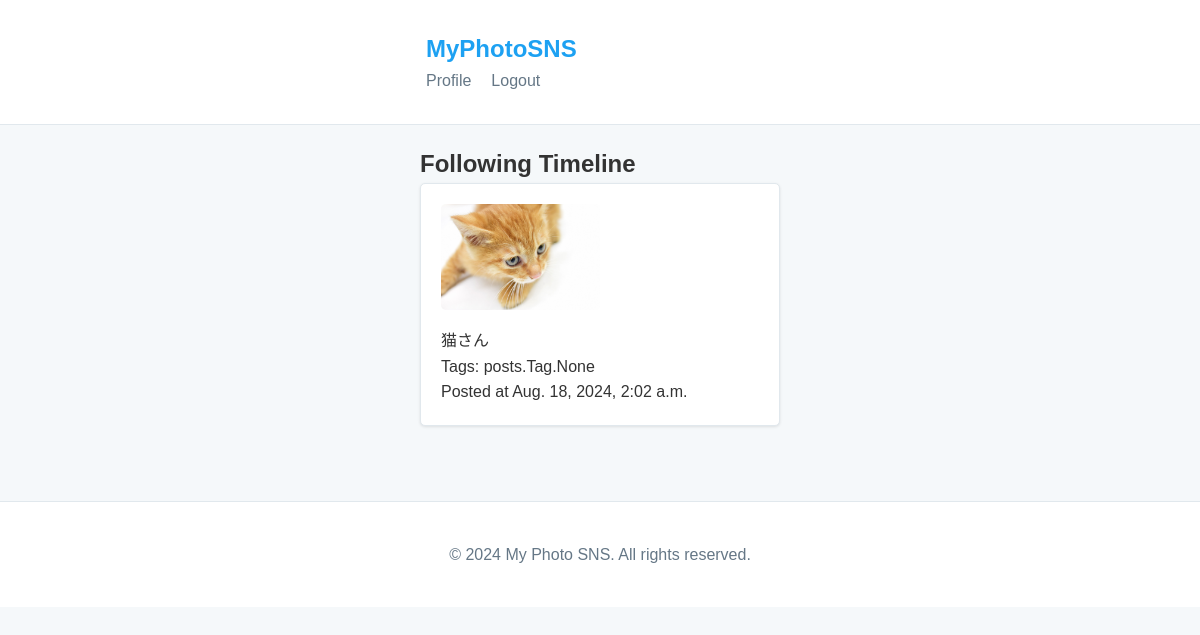
Page / (signed in) on the committed database.
### posts/models.py (models this page shows, shortened)
class Post(models.Model):
    user = models.ForeignKey(CustomUser, on_delete=models.CASCADE)
    image = models.ImageField(upload_to='images/')
    caption = models.TextField()
    tags = models.ManyToManyField(Tag, blank=True)
    created_at = models.DateTimeField(auto_now_add=True)

### posts/views.py (the view)
# urls.py: path('', views.following_timeline, name='home'),
@login_required
def following_timeline(request):
    user = request.user
    following_users = user.following.all()
    posts = Post.objects.filter(user__in=following_users).order_by('-created_at')
    return render(request, 'following_timeline.html', {'posts': posts})

### posts/templates/following_timeline.html (shortened to what this page needs)
{% extends 'base_generic.html' %}
{% block content %}
  <h2>Following Timeline</h2>
  {% for post in posts %}
    <div class="post">
      <a href="{% url 'post_detail' post.id %}">
        <img src="{{ post.image.url }}" alt="Post image">
      </a>
      <p>{{ post.caption }}</p>
      <p>Tags: {{ post.tags }}</p>
      <p>Posted at {{ post.created_at }}</p>
    </div>
  {% endfor %}
{% endblock %}

### static/css/style.css (style rules this page uses)
* { margin: 0; padding: 0; box-sizing: border-box; }
body { font-family: Arial, sans-serif; background-color: #f5f8fa; color: #333; line-height: 1.6; }
a { text-decoration: none; color: #1da1f2; }
.post { background-color: #ffffff; padding: 20px; margin-bottom: 15px; border-radius: 5px; box-shadow: 0 1px 3px rgba(0, 0, 0, 0.1); border: 1px solid #e1e8ed; }
.post img { max-width: 50%; border-radius: 5px; margin-bottom: 10px; }

### rows in the picture
Post: image (picture), caption "猫さん", tags "posts.Tag.None", created_at "Aug. 18, 2024, 2:02 a.m."
